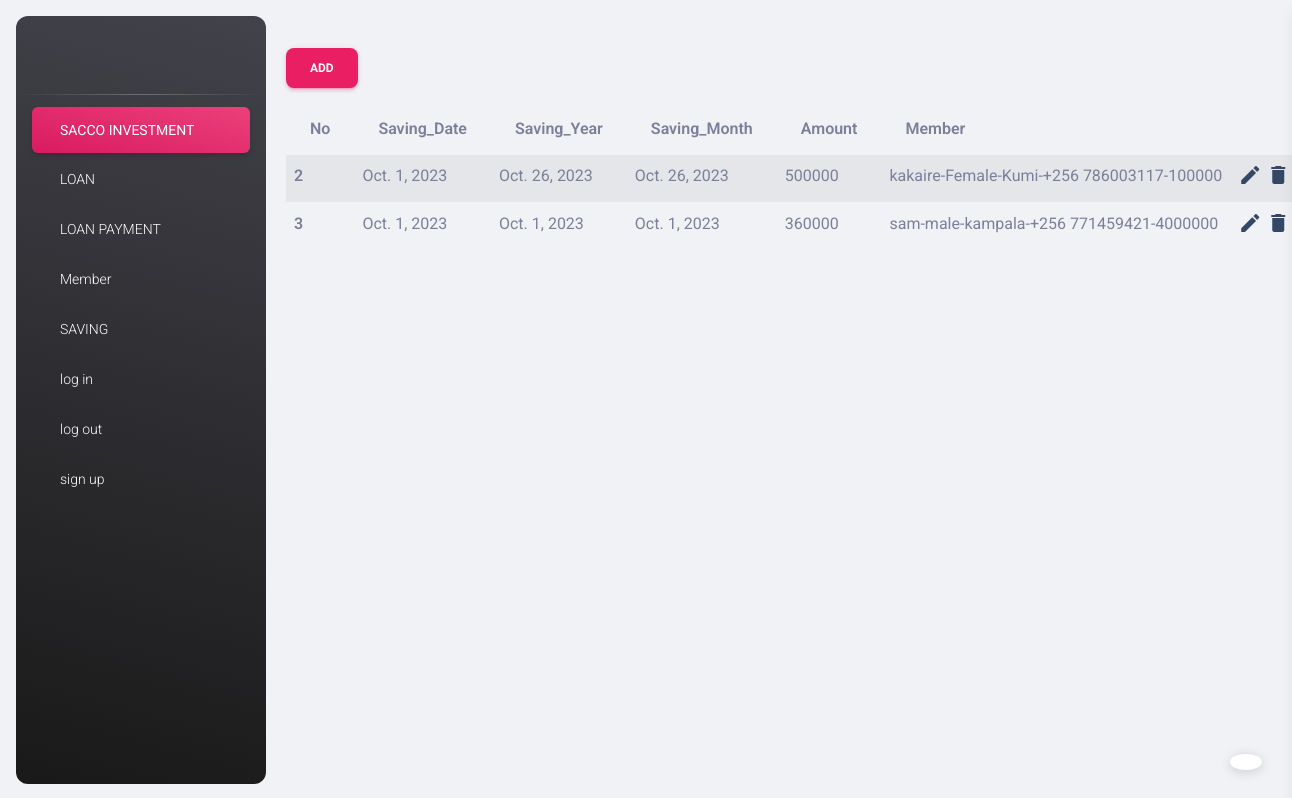
The app's page /add_saving (signed in), older data.
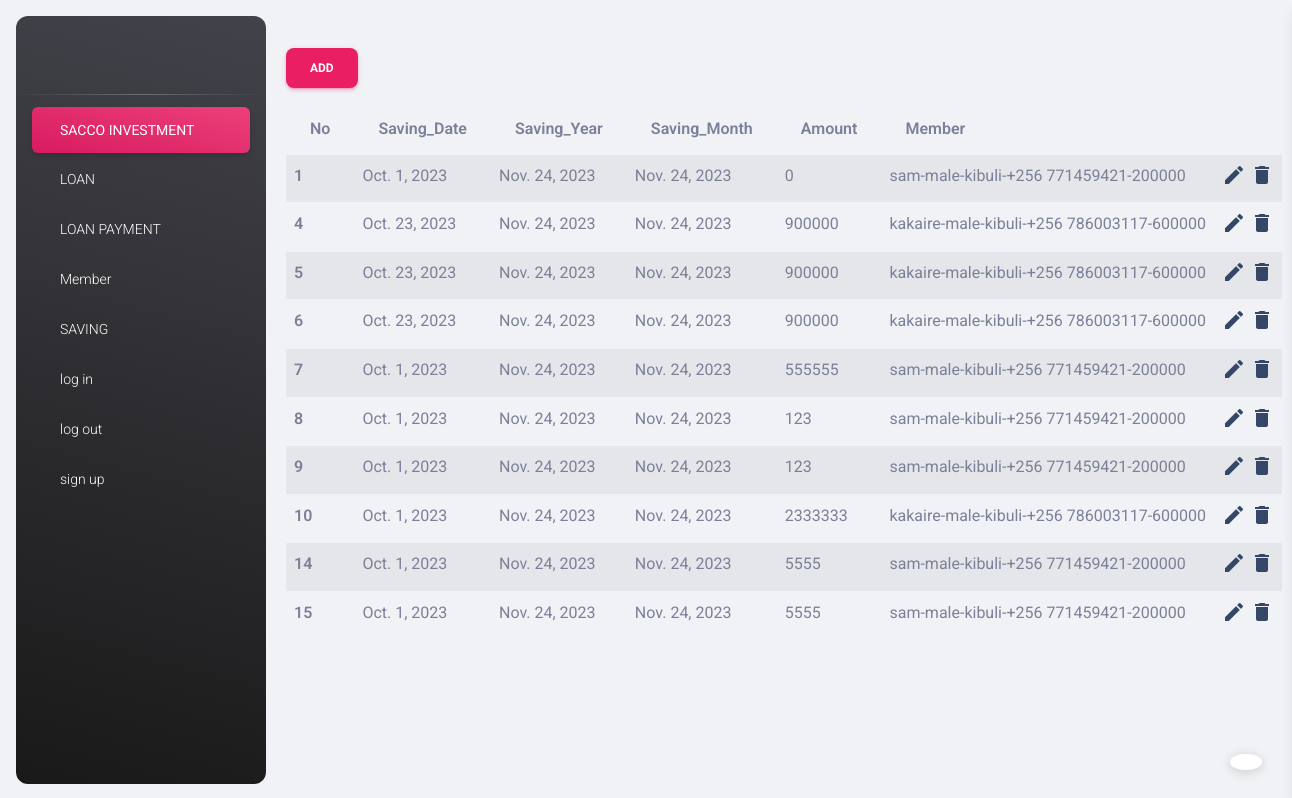
The same page, newer data.
### my_app/models.py (models this page shows, shortened)
class Saving(models.Model):
    saving_date = models.DateField(auto_now = False)
    saving_year = models.DateField(auto_now = True)
    saving_month = models.DateField(auto_now = True)
    amount = models.IntegerField()
    member = models.ForeignKey(Member, on_delete = models.CASCADE)

class Member(models.Model):
    member_name = models.CharField(max_length = 24)
    gender = models.CharField(max_length = 10)
    address = models.CharField(max_length = 28)
    contact = models.CharField(max_length = 15)
    savings_balance = models.IntegerField()
    photo = models.ImageField(upload_to="photos/")
    def __str__(self):
        return f"{self.member_name}-{self.gender}-{self.address}-{self.contact}-{self.savings_balance}"

### my_app/views.py (the view)
# urls.py: path('add_saving', add_saving_view, name="add_saving_page"),
@login_required
def add_saving_view(request):
        message=''
        if request.method == "POST":
                saving_form = SavingForm(request.POST)
                if saving_form.is_valid():
                        saving_form.save()
                        messages.success(request, "Saving Added Successfully")
        saving_form = SavingForm()
        savings = Saving.objects.all()
        context = {
                'form':saving_form,
                'msg':message,
                'savings':savings
        }
        return render(request, "add_saving.html", context)

### my_app/templates/add_saving.html (shortened to what this page needs)
{% extends './base.html' %}
{% load static %}
{% load crispy_forms_tags %}
{% block content %}
<link rel="stylesheet" href="https://cdnjs.cloudflare.com/ajax/libs/font-awesome/5.15.4/css/all.min.css" />
<div class="container">
    <form method="post" enctype="multipart/form-data">
        <button type="button" class="btn btn-primary" data-bs-toggle="modal" data-bs-target="#exampleModal">
            Add
          </button>
    </form>
    <table class="table table-striped">
        <thead>
            <tr>
                <th scope="col">No</th>
                <th scope="col">Saving_Date</th>
                <th scope="col">Saving_Year</th>
                <th scope="col">Saving_Month</th>
                <th scope="col">Amount</th>
                <th scope="col">Member</th>
                <th scope="col"></th>
            </tr>
        </thead>
        <tbody>
            {% for saving in savings %}
                <tr>
                    <th scope="row">{{ saving.id }}</th>
                    <td>{{ saving.saving_date }}</td>
                    <td>{{ saving.saving_year }}</td>
                    <td>{{ saving.saving_month }}</td>
                    <td>{{ saving.amount }}</td>
                    <td>{{ saving.member }}</td>
                    <td>
                        <a href="{% url 'edit_saving_page' saving.id %}">
                            <i class="material-icons">edit</i>
                        </a>
                        <a href="{% url 'delete_saving_page' saving.id %}" onclick="return confirm('Are you sure you want to delete this deposit?')">
                            <i class="material-icons">delete</i>
                        </a>
                    </td>
                </tr>
            {% endfor %}
        </tbody>
    </table>
</div>
{% endblock content %}

### my_app/templates/base.html (shortened to what this page needs)
<!DOCTYPE html>
<html lang="en">
{% load static %}
{% load crispy_forms_tags %}
<head>
  <link href="../assets/css/nucleo-icons.css" rel="stylesheet" />
  <link href="../assets/css/nucleo-svg.css" rel="stylesheet" />
  <link id="pagestyle" href="{% static '/assets/css/material-dashboard.css' %}" rel="stylesheet" />
</head>
<body class="g-sidenav-show  bg-gray-200">
  <aside class="sidenav navbar navbar-vertical navbar-expand-xs border-0 border-radius-xl my-3 fixed-start ms-3   bg-gradient-dark" id="sidenav-main">
    <div class="sidenav-header">
    </div>
    <hr class="horizontal light mt-0 mb-2">
    <div class="collapse navbar-collapse  w-auto " id="sidenav-collapse-main">
      <ul class="navbar-nav">
        <li class="nav-item">
          <a class="nav-link text-white active bg-gradient-primary" href="../pages/dashboard.html">
            <span class="nav-link-text ms-1">SACCO INVESTMENT</span>
          </a>
        </li>
        <li class="nav-item">
          <a class="nav-link text-white " href="{%url 'add_loan_page'%}">
            <span class="nav-link-text ms-1">LOAN</span>
          </a>
        </li>
        <li class="nav-item">
          <a class="nav-link text-white " href="{%url 'add_loan_payment_page'%}">
            <span class="nav-link-text ms-1">LOAN PAYMENT</span>
          </a>
        </li>
        <li class="nav-item">
          <a class="nav-link text-white " href="{%url 'add_member_page'%}">
            <span class="nav-link-text ms-1">Member</span>
          </a>
        </li>
        <li class="nav-item">
          <a class="nav-link text-white " href="{%url 'add_saving_page'%}">
            <span class="nav-link-text ms-1">SAVING</span>
          </a>
        </li>
        <li class="nav-item">
          <a class="nav-link text-white " href="{%url 'login'%}">
            <span class="nav-link-text ms-1">log in</span>
          </a>
        </li>
        <li class="nav-item">
          <a class="nav-link text-white " href="{%url 'logout'%}">
            <span class="nav-link-text ms-1">log out</span>
          </a>
        </li>
        <li class="nav-item">
          <a class="nav-link text-white " href="{%url 'sign_up_page'%}">
            <span class="nav-link-text ms-1">sign up</span>
          </a>
        </li>
      </ul>
    </div>
  </aside>
  <main class="main-content position-relative max-height-vh-100 h-100 border-radius-lg ">
    <nav class="navbar navbar-main navbar-expand-lg px-0 mx-4 shadow-none border-radius-xl" id="navbarBlur" data-scroll="true">
      <div class="container-fluid py-1 px-3">
        </div>
    </nav>
    <div class="container-fluid py-4">
      <div class="row">
      {% block content %}{% endblock content%}
        </div>
      </div>
      <footer class="footer py-4  ">
      </footer>
  </main>
  <div class="fixed-plugin">
    <a class="fixed-plugin-button text-dark position-fixed px-3 py-2">
    </a>
  </div>
</body>
</html>

Row changes from the older to the newer data that the page shows:
removed Saving: id "2", saving_date "Oct. 1, 2023", saving_year "Oct. 26, 2023", saving_month "Oct. 26, 2023", amount "500000", member "kakaire-Female-Kumi-+256 786003117-100000"
removed Saving: id "3", saving_date "Oct. 1, 2023", saving_year "Oct. 1, 2023", saving_month "Oct. 1, 2023", amount "360000", member "sam-male-kampala-+256 771459421-4000000"
added Saving: id "1", saving_date "Oct. 1, 2023", saving_year "Nov. 24, 2023", saving_month "Nov. 24, 2023", amount "0", member "sam-male-kibuli-+256 771459421-200000"
added Saving: id "4", saving_date "Oct. 23, 2023", saving_year "Nov. 24, 2023", saving_month "Nov. 24, 2023", amount "900000", member "kakaire-male-kibuli-+256 786003117-600000"
added Saving: id "5", saving_date "Oct. 23, 2023", saving_year "Nov. 24, 2023", saving_month "Nov. 24, 2023", amount "900000", member "kakaire-male-kibuli-+256 786003117-600000"
added Saving: id "6", saving_date "Oct. 23, 2023", saving_year "Nov. 24, 2023", saving_month "Nov. 24, 2023", amount "900000", member "kakaire-male-kibuli-+256 786003117-600000"
added Saving: id "7", saving_date "Oct. 1, 2023", saving_year "Nov. 24, 2023", saving_month "Nov. 24, 2023", amount "555555", member "sam-male-kibuli-+256 771459421-200000"
added Saving: id "8", saving_date "Oct. 1, 2023", saving_year "Nov. 24, 2023", saving_month "Nov. 24, 2023", amount "123", member "sam-male-kibuli-+256 771459421-200000"
added Saving: id "9", saving_date "Oct. 1, 2023", saving_year "Nov. 24, 2023", saving_month "Nov. 24, 2023", amount "123", member "sam-male-kibuli-+256 771459421-200000"
added Saving: id "10", saving_date "Oct. 1, 2023", saving_year "Nov. 24, 2023", saving_month "Nov. 24, 2023", amount "2333333", member "kakaire-male-kibuli-+256 786003117-600000"
added Saving: id "14", saving_date "Oct. 1, 2023", saving_year "Nov. 24, 2023", saving_month "Nov. 24, 2023", amount "5555", member "sam-male-kibuli-+256 771459421-200000"
added Saving: id "15", saving_date "Oct. 1, 2023", saving_year "Nov. 24, 2023", saving_month "Nov. 24, 2023", amount "5555", member "sam-male-kibuli-+256 771459421-200000"
